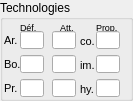
  <widget class="QGroupBox" name="groupBoxTech" >
   <property name="geometry" >
    <rect>
     <x>204</x>
     <y>336</y>
     <width>133</width>
     <height>101</height>
    </rect>
   </property>
   <property name="title" >
    <string>Technologies</string>
   </property>
   <widget class="QLabel" name="lTar" >
    <property name="geometry" >
     <rect>
      <x>4</x>
      <y>31</y>
      <width>16</width>
      <height>18</height>
     </rect>
    </property>
    <property name="font" >
     <font>
      <pointsize>8</pointsize>
     </font>
    </property>
    <property name="text" >
     <string>Ar.</string>
    </property>
    <property name="wordWrap" >
     <bool>false</bool>
    </property>
   </widget>
   <widget class="QLabel" name="lTim" >
    <property name="geometry" >
     <rect>
      <x>80</x>
      <y>56</y>
      <width>16</width>
      <height>18</height>
     </rect>
    </property>
    <property name="font" >
     <font>
      <pointsize>8</pointsize>
     </font>
    </property>
    <property name="text" >
     <string>im.</string>
    </property>
    <property name="wordWrap" >
     <bool>false</bool>
    </property>
   </widget>
   <widget class="QLabel" name="lTbo" >
    <property name="geometry" >
     <rect>
      <x>4</x>
      <y>55</y>
      <width>16</width>
      <height>18</height>
     </rect>
    </property>
    <property name="font" >
     <font>
      <pointsize>8</pointsize>
     </font>
    </property>
    <property name="text" >
     <string>Bo.</string>
    </property>
    <property name="wordWrap" >
     <bool>false</bool>
    </property>
   </widget>
   <widget class="QLabel" name="lThy" >
    <property name="geometry" >
     <rect>
      <x>80</x>
      <y>80</y>
      <width>16</width>
      <height>18</height>
     </rect>
    </property>
    <property name="font" >
     <font>
      <pointsize>8</pointsize>
     </font>
    </property>
    <property name="text" >
     <string>hy.</string>
    </property>
    <property name="wordWrap" >
     <bool>false</bool>
    </property>
   </widget>
   <widget class="QLineEdit" name="tekDboucl" >
    <property name="geometry" >
     <rect>
      <x>20</x>
      <y>55</y>
      <width>24</width>
      <height>18</height>
     </rect>
    </property>
    <property name="toolTip" >
     <string>Technologie bouclier défenseur</string>
    </property>
    <property name="maxLength" >
     <number>2</number>
    </property>
    <property name="alignment" >
     <set>Qt::AlignRight</set>
    </property>
   </widget>
   <widget class="QLabel" name="lTdef" >
    <property name="geometry" >
     <rect>
      <x>20</x>
      <y>18</y>
      <width>24</width>
      <height>18</height>
     </rect>
    </property>
    <property name="font" >
     <font>
      <pointsize>7</pointsize>
     </font>
    </property>
    <property name="text" >
     <string>Déf.</string>
    </property>
    <property name="wordWrap" >
     <bool>false</bool>
    </property>
   </widget>
   <widget class="QLabel" name="lTpr" >
    <property name="geometry" >
     <rect>
      <x>4</x>
      <y>79</y>
      <width>16</width>
      <height>18</height>
     </rect>
    </property>
    <property name="font" >
     <font>
      <pointsize>8</pointsize>
     </font>
    </property>
    <property name="text" >
     <string>Pr.</string>
    </property>
    <property name="wordWrap" >
     <bool>false</bool>
    </property>
   </widget>
   <widget class="QLineEdit" name="tekAboucl" >
    <property name="geometry" >
     <rect>
      <x>52</x>
      <y>55</y>
      <width>24</width>
      <height>18</height>
     </rect>
    </property>
    <property name="toolTip" >
     <string>Technologie bouclier attaquant</string>
    </property>
    <property name="maxLength" >
     <number>2</number>
    </property>
    <property name="alignment" >
     <set>Qt::AlignRight</set>
    </property>
   </widget>
   <widget class="QLineEdit" name="tekAprotec" >
    <property name="geometry" >
     <rect>
      <x>52</x>
      <y>79</y>
      <width>24</width>
      <height>18</height>
     </rect>
    </property>
    <property name="toolTip" >
     <string>Technologie protection attaquant</string>
    </property>
    <property name="maxLength" >
     <number>2</number>
    </property>
    <property name="alignment" >
     <set>Qt::AlignRight</set>
    </property>
   </widget>
   <widget class="QLabel" name="lTco" >
    <property name="geometry" >
     <rect>
      <x>80</x>
      <y>32</y>
      <width>16</width>
      <height>18</height>
     </rect>
    </property>
    <property name="font" >
     <font>
      <pointsize>8</pointsize>
     </font>
    </property>
    <property name="text" >
     <string>co.</string>
    </property>
    <property name="wordWrap" >
     <bool>false</bool>
    </property>
   </widget>
   <widget class="QLineEdit" name="tekHyp" >
    <property name="geometry" >
     <rect>
      <x>96</x>
      <y>79</y>
      <width>24</width>
      <height>18</height>
     </rect>
    </property>
    <property name="toolTip" >
     <string>Technologie hyperespace</string>
    </property>
    <property name="maxLength" >
     <number>2</number>
    </property>
    <property name="alignment" >
     <set>Qt::AlignRight</set>
    </property>
   </widget>
   <widget class="QLabel" name="lTprop" >
    <property name="geometry" >
     <rect>
      <x>96</x>
      <y>18</y>
      <width>26</width>
      <height>18</height>
     </rect>
    </property>
    <property name="font" >
     <font>
      <pointsize>7</pointsize>
     </font>
    </property>
    <property name="text" >
     <string>Prop.</string>
    </property>
    <property name="wordWrap" >
     <bool>false</bool>
    </property>
   </widget>
   <widget class="QLineEdit" name="tekComb" >
    <property name="geometry" >
     <rect>
      <x>96</x>
      <y>31</y>
      <width>24</width>
      <height>18</height>
     </rect>
    </property>
    <property name="toolTip" >
     <string>Technolgie combustion</string>
    </property>
    <property name="maxLength" >
     <number>2</number>
    </property>
    <property name="alignment" >
     <set>Qt::AlignRight</set>
    </property>
   </widget>
   <widget class="QLineEdit" name="tekImp" >
    <property name="geometry" >
     <rect>
      <x>96</x>
      <y>55</y>
      <width>24</width>
      <height>18</height>
     </rect>
    </property>
    <property name="toolTip" >
     <string>Technologie impulsion</string>
    </property>
    <property name="maxLength" >
     <number>2</number>
    </property>
    <property name="alignment" >
     <set>Qt::AlignRight</set>
    </property>
   </widget>
   <widget class="QLabel" name="lTatt" >
    <property name="geometry" >
     <rect>
      <x>60</x>
      <y>18</y>
      <width>24</width>
      <height>18</height>
     </rect>
    </property>
    <property name="font" >
     <font>
      <pointsize>7</pointsize>
     </font>
    </property>
    <property name="text" >
     <string>Att.</string>
    </property>
    <property name="wordWrap" >
     <bool>false</bool>
    </property>
   </widget>
   <widget class="QLineEdit" name="tekDarmes" >
    <property name="geometry" >
     <rect>
      <x>20</x>
      <y>31</y>
      <width>24</width>
      <height>18</height>
     </rect>
    </property>
    <property name="toolTip" >
     <string>Technologie armes défenseur</string>
    </property>
    <property name="text" >
     <string/>
    </property>
    <property name="maxLength" >
     <number>2</number>
    </property>
    <property name="alignment" >
     <set>Qt::AlignRight</set>
    </property>
   </widget>
   <widget class="QLineEdit" name="tekAarmes" >
    <property name="geometry" >
     <rect>
      <x>52</x>
      <y>31</y>
      <width>24</width>
      <height>18</height>
     </rect>
    </property>
    <property name="toolTip" >
     <string>Technologie armes attaquant</string>
    </property>
    <property name="maxLength" >
     <number>2</number>
    </property>
    <property name="alignment" >
     <set>Qt::AlignRight</set>
    </property>
   </widget>
   <widget class="QLineEdit" name="tekDprotec" >
    <property name="geometry" >
     <rect>
      <x>20</x>
      <y>79</y>
      <width>24</width>
      <height>18</height>
     </rect>
    </property>
    <property name="toolTip" >
     <string>Technologie protection défenseur</string>
    </property>
    <property name="maxLength" >
     <number>2</number>
    </property>
    <property name="alignment" >
     <set>Qt::AlignRight</set>
    </property>
   </widget>
  </widget>
